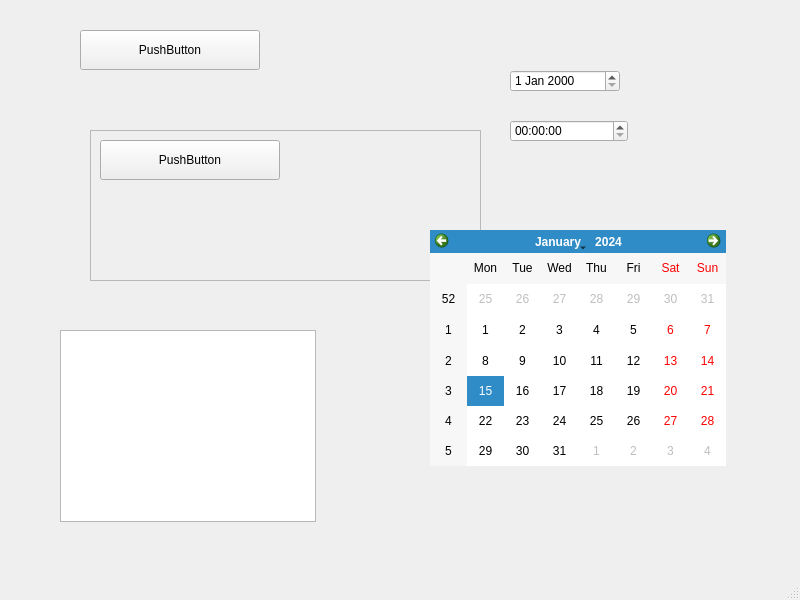
<?xml version="1.0" encoding="UTF-8"?>
<ui version="4.0">
 <class>MainWindow</class>
 <widget class="QMainWindow" name="MainWindow">
  <property name="geometry">
   <rect>
    <x>0</x>
    <y>0</y>
    <width>800</width>
    <height>600</height>
   </rect>
  </property>
  <property name="windowTitle">
   <string>MainWindow</string>
  </property>
  <widget class="QWidget" name="centralwidget">
   <widget class="QPushButton" name="pushButton">
    <property name="geometry">
     <rect>
      <x>80</x>
      <y>30</y>
      <width>180</width>
      <height>40</height>
     </rect>
    </property>
    <property name="text">
     <string>PushButton</string>
    </property>
   </widget>
   <widget class="QFrame" name="frame">
    <property name="geometry">
     <rect>
      <x>90</x>
      <y>130</y>
      <width>391</width>
      <height>151</height>
     </rect>
    </property>
    <property name="frameShape">
     <enum>QFrame::StyledPanel</enum>
    </property>
    <property name="frameShadow">
     <enum>QFrame::Raised</enum>
    </property>
    <widget class="QPushButton" name="pushButton_2">
     <property name="geometry">
      <rect>
       <x>10</x>
       <y>10</y>
       <width>180</width>
       <height>40</height>
      </rect>
     </property>
     <property name="text">
      <string>PushButton</string>
     </property>
    </widget>
   </widget>
   <widget class="QCalendarWidget" name="calendarWidget">
    <property name="geometry">
     <rect>
      <x>430</x>
      <y>230</y>
      <width>296</width>
      <height>236</height>
     </rect>
    </property>
   </widget>
   <widget class="QGraphicsView" name="graphicsView">
    <property name="geometry">
     <rect>
      <x>60</x>
      <y>330</y>
      <width>256</width>
      <height>192</height>
     </rect>
    </property>
   </widget>
   <widget class="QDateEdit" name="dateEdit">
    <property name="geometry">
     <rect>
      <x>510</x>
      <y>70</y>
      <width>110</width>
      <height>22</height>
     </rect>
    </property>
   </widget>
   <widget class="QTimeEdit" name="timeEdit">
    <property name="geometry">
     <rect>
      <x>510</x>
      <y>120</y>
      <width>118</width>
      <height>22</height>
     </rect>
    </property>
   </widget>
  </widget>
  <widget class="QMenuBar" name="menubar">
   <property name="geometry">
    <rect>
     <x>0</x>
     <y>0</y>
     <width>800</width>
     <height>26</height>
    </rect>
   </property>
  </widget>
  <widget class="QStatusBar" name="statusbar"/>
 </widget>
 <resources/>
 <connections/>
</ui>
